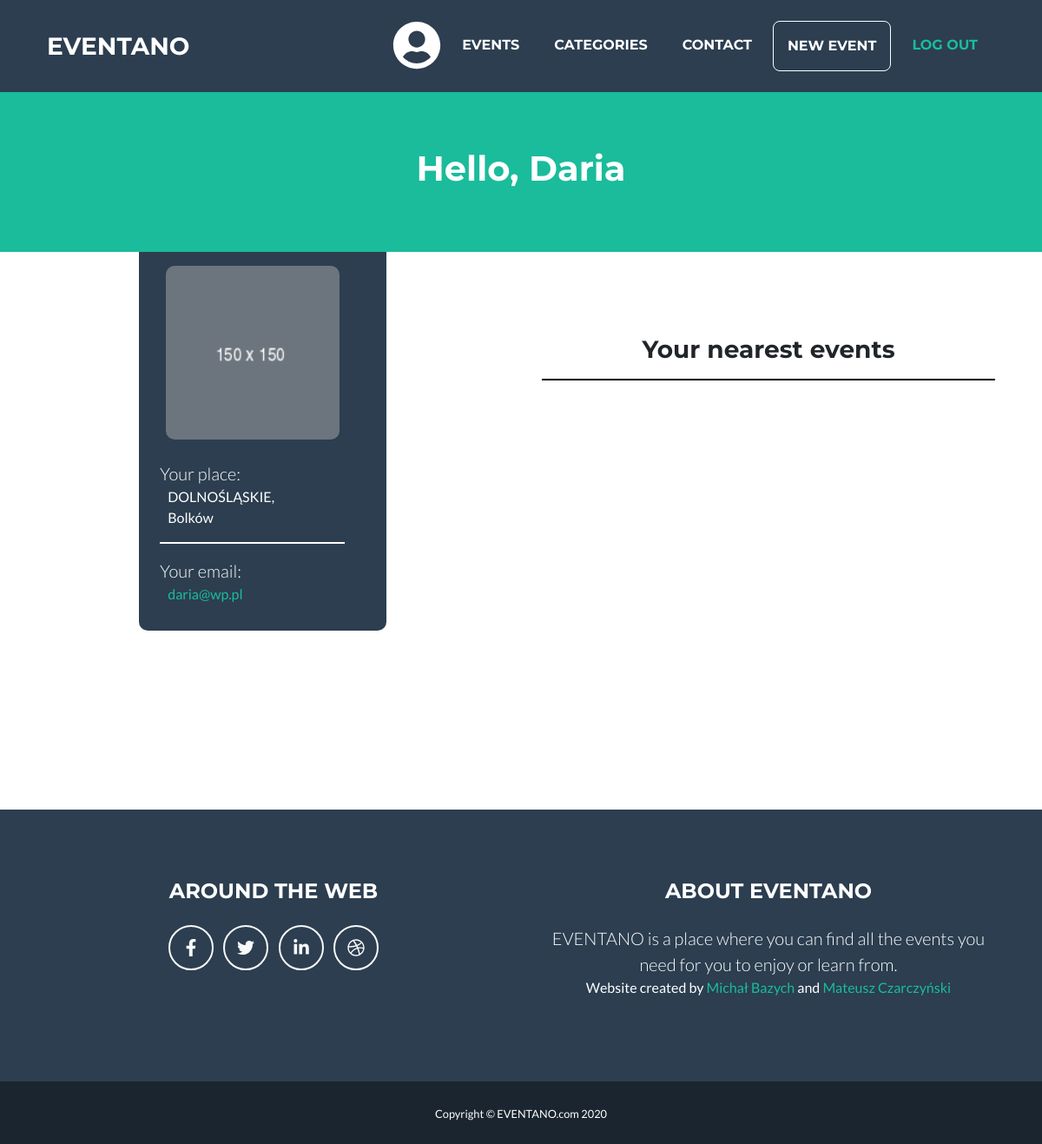
Page /pages/profile_page.php (signed in) on the committed database.
### tables this page shows
CREATE TABLE `city` (
  `id` int(10) UNSIGNED NOT NULL,
  `state_id` int(10) UNSIGNED NOT NULL DEFAULT 0,
  `city` varchar(250) NOT NULL DEFAULT '0'
);

CREATE TABLE `users` (
  `id` int(10) UNSIGNED NOT NULL,
  `name` varchar(40) NOT NULL,
  `surname` varchar(40) NOT NULL,
  `email` varchar(40) NOT NULL,
  `password` varchar(120) NOT NULL,
  `photo_path` varchar(100) NOT NULL DEFAULT 'default_photo.png',
  `city_id` int(10) UNSIGNED NOT NULL,
  `birthday` date NOT NULL,
  `created` timestamp NOT NULL DEFAULT current_timestamp()
);

CREATE TABLE `state` (
  `id` int(10) UNSIGNED NOT NULL,
  `state` varchar(50) DEFAULT NULL
);

### src/pages/profile_page.php (the view, shortened to what this page needs)
<?php
require_once '../scripts/connect.php';
$sql = "SELECT * FROM city, users,`state` WHERE city.state_id = `state`.id AND users.city_id = city.id AND users.id =" . $_SESSION['logged']['user_id'];
$response = $conn->query($sql);
$person = $response->fetch_assoc();
?>
<!DOCTYPE html>
<html lang="en">
<head>
    <link rel="stylesheet" href="https://cdnjs.cloudflare.com/ajax/libs/jquery-confirm/3.3.2/jquery-confirm.min.css">
    <link href="../static/css/styles.css" rel="stylesheet" />
    <link href="../static/css/pageStyle.css" rel="stylesheet" />
</head>
<body id="page-top">
    <nav class="navbar navbar-expand-lg bg-secondary text-uppercase" id="mainNav">
        <div class="container">
            <a class="navbar-brand js-scroll-trigger" href="../index.php">
                EVENTANO
            </a>
            <div class="collapse navbar-collapse" id="navbarResponsive">
                <ul class="navbar-nav ml-auto">
                <?
                    if(isset($_SESSION['logged']['email'])){
                    ?>
                    <li class="nav-item mx-0 mx-lg-1"><a style="padding:0px !important;" class="nav-link py-3 px-0 px-lg-3 rounded" href="pages/profile_page.php"><i style="font-size:3.5rem;" class="fa fa-user-circle" aria-hidden="true"></i></a></li>
                    <?
                    }
                    ?>
                    <li class="nav-item mx-0 mx-lg-1"><a class="nav-link py-3 px-0 px-lg-3 rounded js-scroll-trigger" href="../events.php">Events</a></li>
                    <li class="nav-item mx-0 mx-lg-1"><a class="nav-link py-3 px-0 px-lg-3 rounded js-scroll-trigger" href="../#categories">Categories</a></li>
                    <li class="nav-item mx-0 mx-lg-1"><a class="nav-link py-3 px-0 px-lg-3 rounded js-scroll-trigger" href="../#contact">Contact</a></li>
                    <?if(!isset($_SESSION['logged']['email'])){?>
                    <li class="nav-item mx-0 mx-lg-1"><a class="nav-link py-3 px-0 px-lg-3 rounded" style="border: 1px solid white" href="../login.php">Login</a></li>
                    <li class="nav-item mx-0 mx-lg-1"><a class="nav-link py-3 px-0 px-lg-3 rounded" style="color:#1abc9c" href="../register.php">Register</a></li>
                    <?}else{?>
                    <li class="nav-item mx-0 mx-lg-1"><a class="nav-link py-3 px-0 px-lg-3 rounded" style="border: 1px solid white" href="./new_event.php">New event</a></li>
                    <li class="nav-item mx-0 mx-lg-1"><a class="nav-link py-3 px-0 px-lg-3 rounded" style="color:#1abc9c" href="../scripts/logout.php">Log out</a></li>
                    <?}?>
                </ul>
            </div>
        </div>
    </nav>
    <header class="masthead bg-primary text-white text-center">
        <div class="d-flex justify-content-center">
            <div class="col-lg-12">
                <h1 class="masthead-subhead">
                    Hello,
                    <?echo  $person['name'] ?>
                </h1>
            </div>
        </div>
    </header>
    <section class="page-section">
        <div class="container">
            <div class="row">
                <div class="col-md-11 ml-auto col-lg-3 mb-12 info text-white" style="text-align: center; max-height:700px; height:450px;">
                    <div class="row" style="text-align: left;">
                        <div class="col-md-11 col-lg-11 mb-12 text-center">
                            <?echo "<img style='text-align:center; height:200px; width:200px; object-fit:cover; border-radius:10px' src='../static/img/{$person['photo_path']}'/>" ?>
                            <div style="text-align:left;"><br />
                                <div class="lead">
                                    Your place:<br />
                                </div>
                                <?echo "&nbsp&nbsp&nbsp".$person['state'].", " ?><br />
                                <?echo "&nbsp&nbsp&nbsp".$person['city']?>
                                <hr style="border-color:white" />
                                <div class="lead">
                                    Your email:<br />
                                </div>
                                <?echo "&nbsp&nbsp&nbsp<a href='mailto:".$person['email']."'>".$person['email']."</a>"?>
                            </div>
                        </div>
                    </div>
                </div>
                <div class="col-md-11 ml-auto col-lg-6 mb-12">
                    <h3 class="masthead-subhead text-center mb-0">Your nearest events</h3>
                    <hr style="border-color:black" />
                </div>
            </div>
        </div>
    </section>
    <footer class="footer text-center">
        <div class="container">
            <div class="row">
                <div class="col-lg-6 mb-5 mb-lg-0">
                    <h4 class="text-uppercase mb-4">Around the Web</h4>
                    <a class="btn btn-outline-light btn-social mx-1" href="#!"><i class="fab fa-fw fa-facebook-f"></i></a>
                    <a class="btn btn-outline-light btn-social mx-1" href="#!"><i class="fab fa-fw fa-twitter"></i></a>
                    <a class="btn btn-outline-light btn-social mx-1" href="#!"><i class="fab fa-fw fa-linkedin-in"></i></a>
                    <a class="btn btn-outline-light btn-social mx-1" href="#!"><i class="fab fa-fw fa-dribbble"></i></a>
                </div>
                <div class="col-lg-6">
                    <h4 class="text-uppercase mb-4">About EVENTANO</h4>
                    <p class="lead mb-0">EVENTANO is a place where you can find all the events you need for you to enjoy or learn from.</p>
                    <p>Website created by <a href="https://www.linkedin.com/in/mbazych/">Michał Bazych</a> and <a href="https://www.linkedin.com/in/mateusz-czarczy%C5%84ski-1263a5173/">Mateusz Czarczyński</a></p>
                </div>
            </div>
        </div>
    </footer>
    <div class="copyright py-4 text-center text-white">
        <div class="container"><small>Copyright © EVENTANO.com 2020</small></div>
    </div>
</body>
</html>

### src/static/css/pageStyle.css (style rules this page uses)
.masthead { position: relative; z-index: 1; padding-top: 4rem; padding-bottom: 4rem; }
.info { position: relative; top: -110px; z-index: 0; margin-left: 25px; margin-right: 25px; padding-top: 30px; background-color: #2c3e50; border-radius: 10px; max-height: 350px; }

### rows in the picture
city: users.name "Daria", users.photo_path (placeholder picture), state.state "DOLNOŚLĄSKIE", city "Bolków", users.email "daria@wp.pl"
